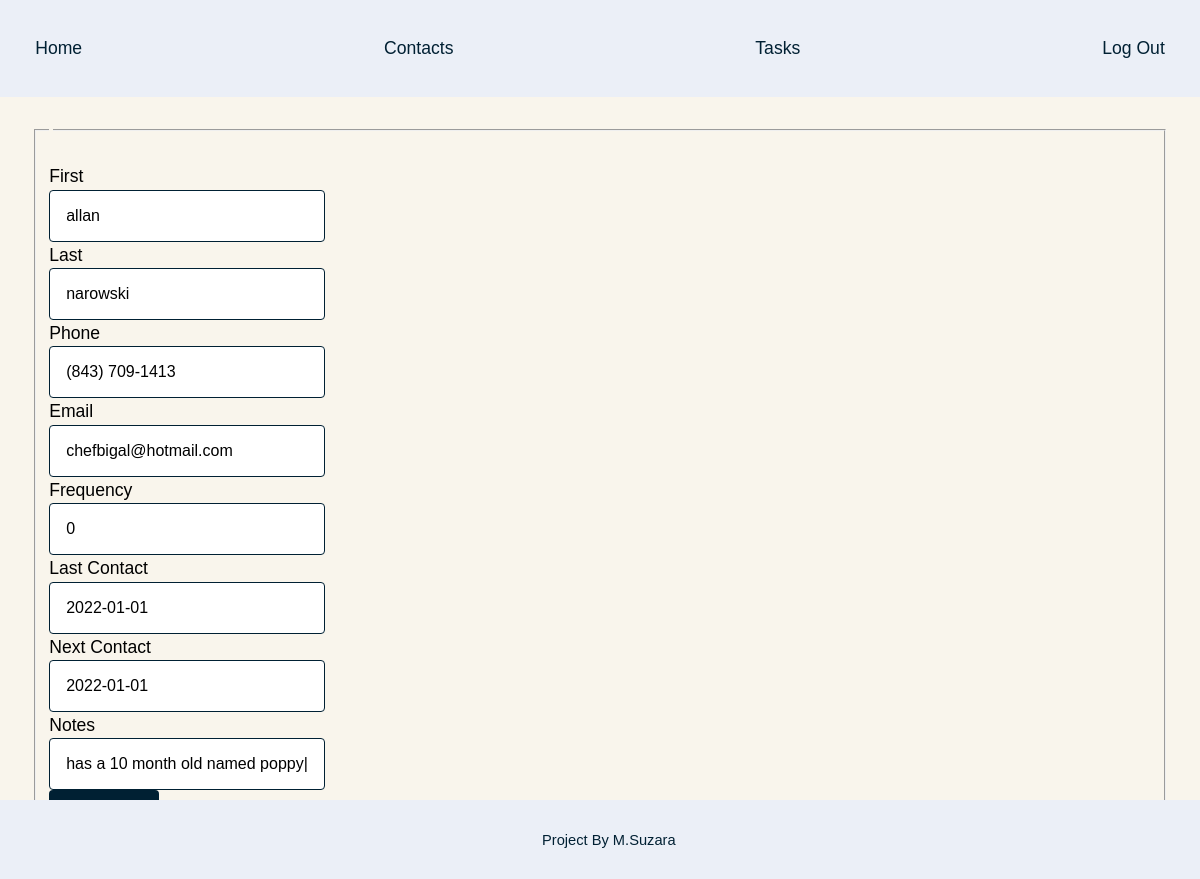
The page /contact/contacts/1/update (signed in) on the database as committed earlier.
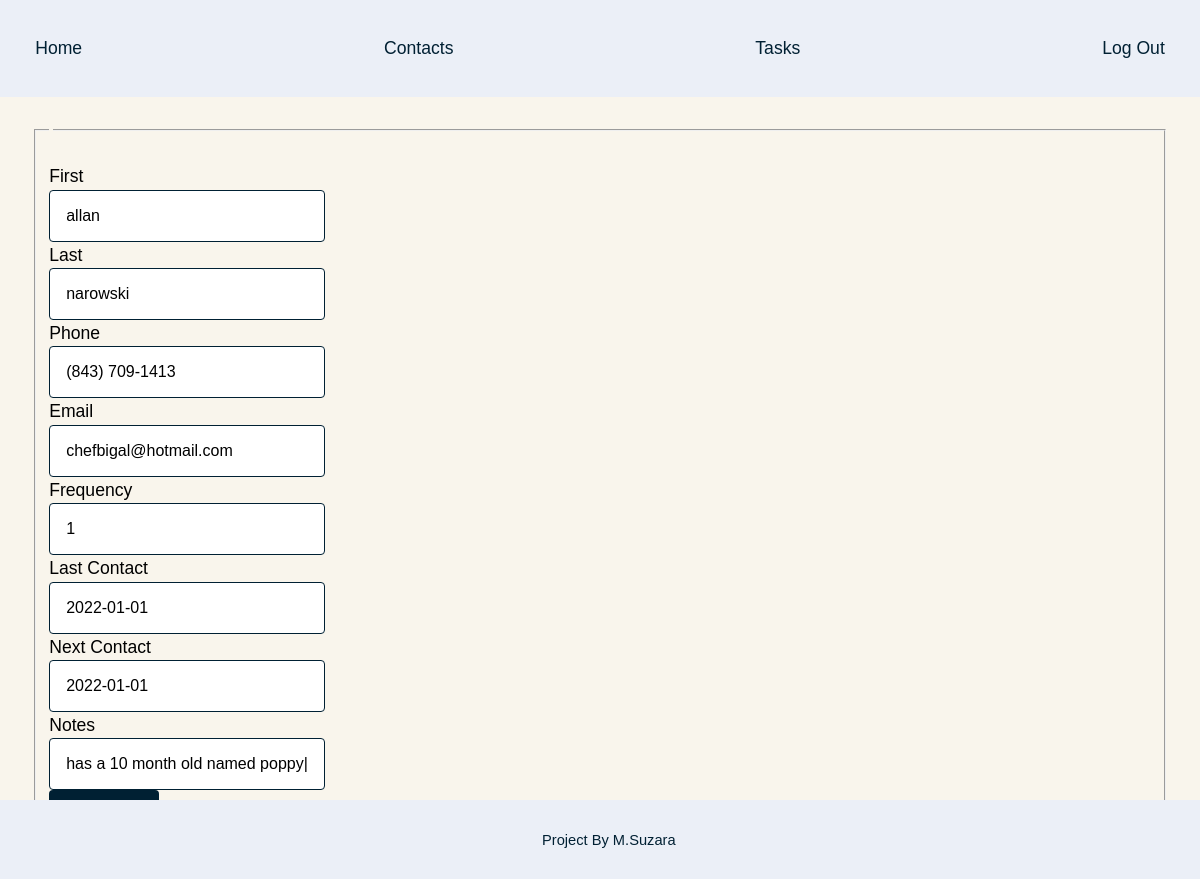
The same page on the database as committed later.
### app/models.py (models this page shows, shortened)
class Contact(db.Model):
    __tablename__ = "contact"
    id = db.Column(db.Integer, primary_key=True)
    first = db.Column(db.String(64), nullable=False)
    last = db.Column(db.String(64))
    phone = db.Column(db.String(10))
    email = db.Column(db.String(64), index=True)
    frequency = db.Column(db.Integer, nullable=False)
    last_contact = db.Column(db.String(10))
    next_contact = db.Column(db.String(10))
    notes = db.Column(db.String)

### app/cont/views.py (the view)
@cont.route("/contacts/<int:contact_id>/update", methods=["GET", "POST"])
@login_required
def update_contact(contact_id):
    contact = Contact.query.get_or_404(contact_id)
    form = ContactForm()
    if form.validate_on_submit():
        contact.first = form.first.data
        contact.frequency = form.frequency.data
        db.session.commit()
        flash("Contact {} has been updated".format(contact.first), "success")
        return redirect(url_for("cont.contacts"))
    elif request.method == "GET":
        form.first.data = contact.first
        form.last.data = contact.last
        form.phone.data = contact.phone
        form.email.data = contact.email
        form.frequency.data = contact.frequency
        form.last_contact.data = contact.last_contact
        form.next_contact.data = contact.next_contact
        form.notes.data = contact.notes
    return render_template(
        "cont/contact_edit.html", title="Edit Contact", form=form
    )

### app/cont/forms.py
class ContactForm(FlaskForm):
    first = StringField("First", validators=[DataRequired()])
    last = StringField("Last")
    phone = StringField("Phone")
    email = StringField("Email")
    frequency = StringField("Frequency", validators=[DataRequired()])
    last_contact = StringField("Last Contact")
    next_contact = StringField("Next Contact")
    notes = StringField("Notes")
    submit = SubmitField("Save")

### app/models.py (called while the page is built, shortened)
@login_manager.user_loader
def load_user(user_id):
    return User.query.get(int(user_id))

### app/templates/cont/contact_edit.html (shortened to what this page needs)
{% extends "base.html" %}
{% block content %}
<div class="content-section">
	<form method="POST" action="">
		<fieldset>
			<br>
			<div class="form-group">
				{{ form.first.label }}
				{% if form.first.errors %}
					{{ form.first(class="form-control form-control-lg is-invalid") }}
					<div class="invalid-feedback">
						{% for error in form.first.errors %}
							<span>{{ error }}</span>
						{% endfor %}
					</div>
				{% else %}
					{{ form.first(class="form-control form-control-lg") }}
				{% endif %}
			</div>
			<div class="form-group">
				{{ form.last.label(class="form-control-label") }}
				{% if form.last.errors %}
					{{ form.last(class="form-control form-control-lg is-invalid") }}
					<div class="invalid-feedback">
						{% for error in form.last.errors %}
							<span>{{ error }}</span>
						{% endfor %}
					</div>
				{% else %}
					{{ form.last(class="form-control form-control-lg") }}
				{% endif %}
			</div>
			<div class="form-group">
				{{ form.phone.label(class="form-control-label") }}
				{% if form.phone.errors %}
					{{ form.phone(class="form-control form-control-lg is-invalid") }}
					<div class="invalid-feedback">
						{% for error in form.phone.errors %}
							<span>{{ error }}</span>
						{% endfor %}
					</div>
				{% else %}
					{{ form.phone(class="form-control form-control-lg") }}
				{% endif %}
			</div>
			<div class="form-group">
				{{ form.email.label(class="form-control-label") }}
				{% if form.email.errors %}
					{{ form.email(class="form-control form-control-lg is-invalid") }}
					<div class="invalid-feedback">
						{% for error in form.email.errors %}
							<span>{{ error }}</span>
						{% endfor %}
					</div>
				{% else %}
					{{ form.email(class="form-control form-control-lg") }}
				{% endif %}
			<div class="form-group">
				{{ form.frequency.label(class="form-control-label") }}
				{% if form.frequency.errors %}
					{{ form.frequency(class="form-control form-control-lg is-invalid") }}
					<div class="invalid-feedback">
						{% for error in form.frequency.errors %}
							<span>{{ error }}</span>
						{% endfor %}
					</div>
				{% else %}
					{{ form.frequency(class="form-control form-control-lg") }}
				{% endif %}
			<div class="form-group">
				{{ form.last_contact.label(class="form-control-label") }}
				{% if form.last_contact.errors %}
					{{ form.last_contact(class="form-control form-control-lg is-invalid") }}
					<div class="invalid-feedback">
						{% for error in form.last_contact.errors %}
							<span>{{ error }}</span>
						{% endfor %}
					</div>
				{% else %}
					{{ form.last_contact(class="form-control form-control-lg") }}
				{% endif %}
			</div>
			<div class="form-group">
				{{ form.next_contact.label(class="form-control-label") }}
				{% if form.next_contact.errors %}
					{{ form.next_contact(class="form-control form-control-lg is-invalid") }}
					<div class="invalid-feedback">
						{% for error in form.next_contact.errors %}
							<span>{{ error }}</span>
						{% endfor %}
					</div>
				{% else %}
					{{ form.next_contact(class="form-control form-control-lg") }}
				{% endif %}
			<div class="form-group">
				{{ form.notes.label(class="form-control-label") }}
				{% if form.notes.errors %}
					{{ form.notes(class="form-control form-control-lg is-invalid") }}
					<div class="invalid-feedback">
						{% for error in form.notes.errors %}
							<span>{{ error }}</span>
						{% endfor %}
					</div>
				{% else %}
					{{ form.notes(class="form-control form-control-lg") }}
				{% endif %}
			<div class="form-group">
			</div>
		</fieldset>
	</form>
</div>
{% endblock %}

Rows that differ between the two databases and show on the page:
changed Contact "allan": frequency "0" → "1"
